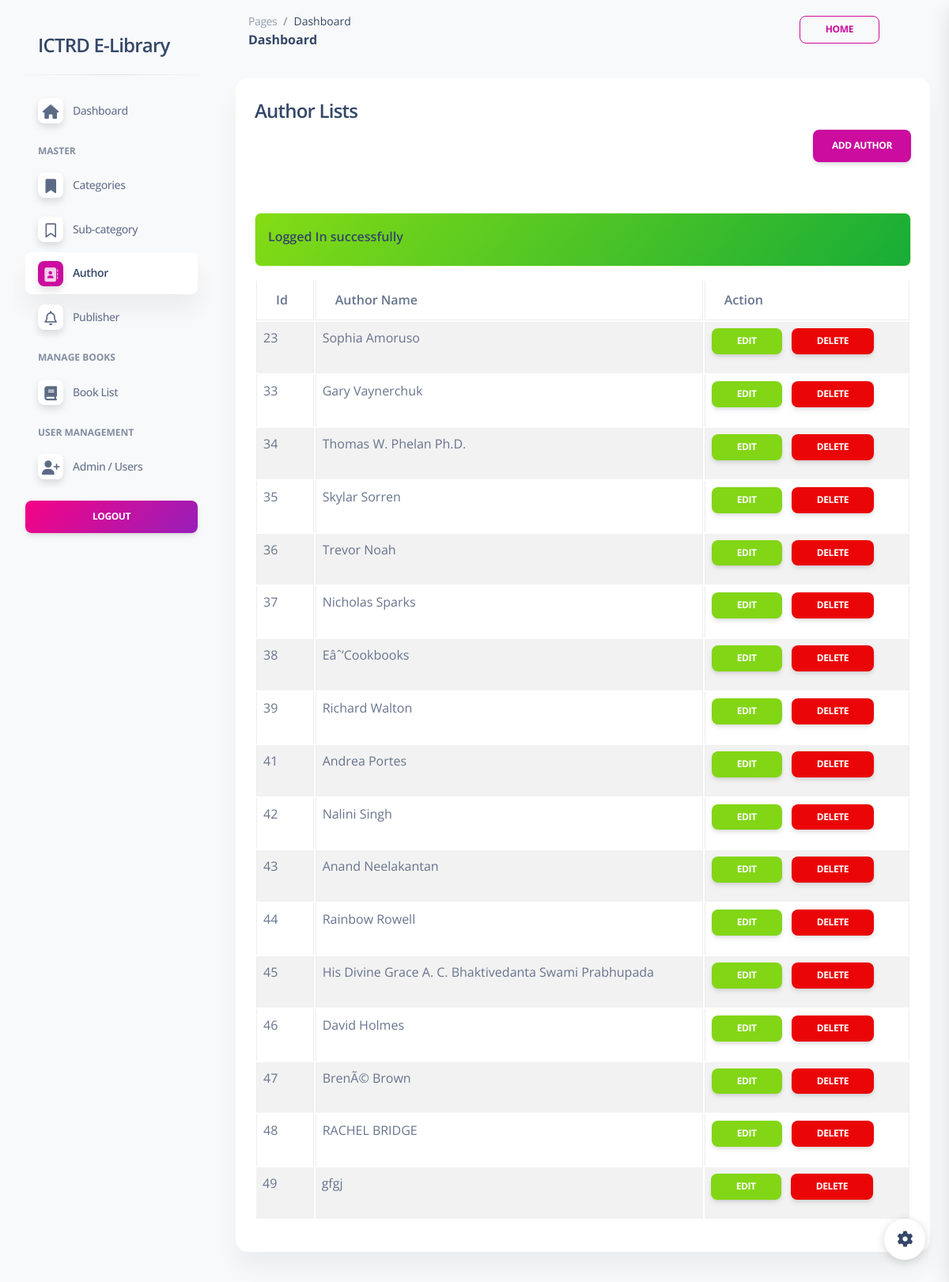
Screenshot of /admin/author.php (signed in) with the database file from the repository.
### tables this page shows
CREATE TABLE `author` (
  `id` int(100) UNSIGNED NOT NULL,
  `name` varchar(100) NOT NULL
);

### admin/author.php (the view)
<?php include('includes/header.php')  ?>
<div class="row">
    <div class="col-md-12">
        <div class="card">
            <div class="card-header">
                <h4>Author Lists</h4>
                <a href="author-create.php" class="btn btn-primary float-end" >Add Author</a>
            </div>
            <div class="card-body">
            <?= alertMessage(); ?>
                 <table id="myTable" class="table table-bordered table-striped">
                    <thead>
                       <tr>
                           <th>Id</th>
                           <th>Author Name</th>
                           <th>Action</th>
                       </tr>
                    </thead>
                    <tbody>
                        <?php
                        $author = getAll('author');
                        if(mysqli_num_rows($author)>0)
                        {
                              foreach($author as $authorItem){
                                ?>
                            <tr>
                              <td><?= $authorItem['id']; ?></td>
                              <td><?= $authorItem['name']; ?></td>
                              <td>
                                <a href="author-edit.php?id=<?= $authorItem['id']; ?>" class="btn btn-success btn-sm">Edit</a>
                                <a href="author-delete.php?id=<?= $authorItem['id']; ?>"
                                class="btn btn-danger btn-sm mx-2"
                                onclick="return confirm('Are you sure you want to delete this data')"
                                >
                                Delete
                            </a>
                              </td>
                            </tr>
                                <?php
                              }
                        }
                        else
                        {
                            ?>
                             <tr>
                                <td colspan="7">No record Found</td>
                             </tr>
                            <?php
                        }
                        ?>
                    </tbody>
                 </table>
            </div>
        </div>
    </div>
</div>
<?php include('includes/footer.php')  ?>

### rows the page displays
author: id "23", name "Sophia Amoruso"
author: id "33", name "Gary Vaynerchuk"
author: id "34", name "Thomas W. Phelan Ph.D."
author: id "35", name "Skylar Sorren"
author: id "36", name "Trevor Noah"
author: id "37", name "Nicholas Sparks"
author: id "38", name "Eâˆ’Cookbooks"
author: id "39", name "Richard Walton"
author: id "41", name "Andrea Portes"
author: id "42", name "Nalini Singh"
author: id "43", name "Anand Neelakantan"
author: id "44", name "Rainbow Rowell"
author: id "45", name "His Divine Grace A. C. Bhaktivedanta Swami Prabhupada"
author: id "46", name "David Holmes"
author: id "47", name "BrenÃ© Brown"
author: id "48", name "RACHEL BRIDGE"
author: id "49", name "gfgj"

### other values shown
$_SESSION['status'] "Logged In successfully"
